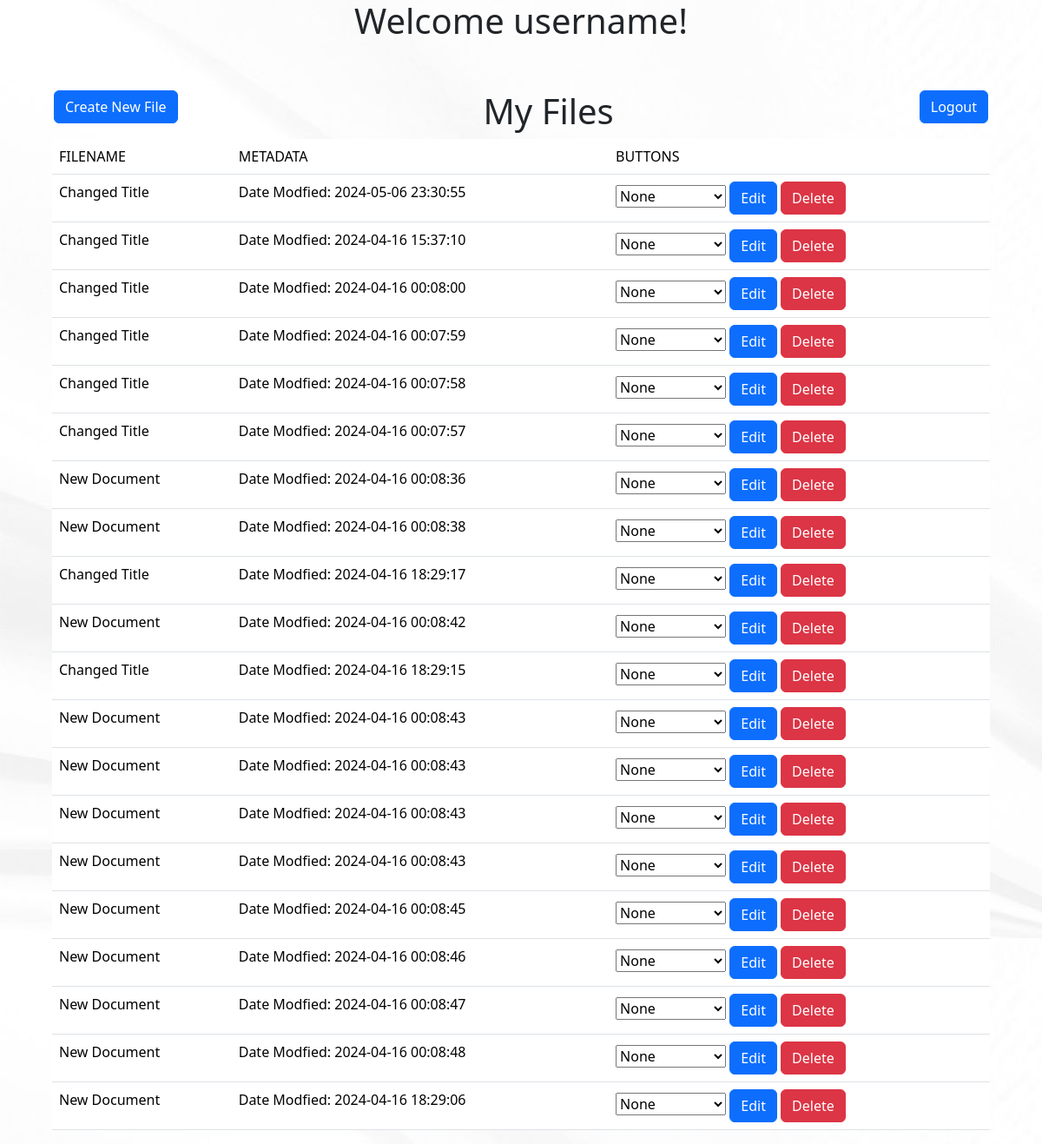
Page / (signed in) on the earlier database version.
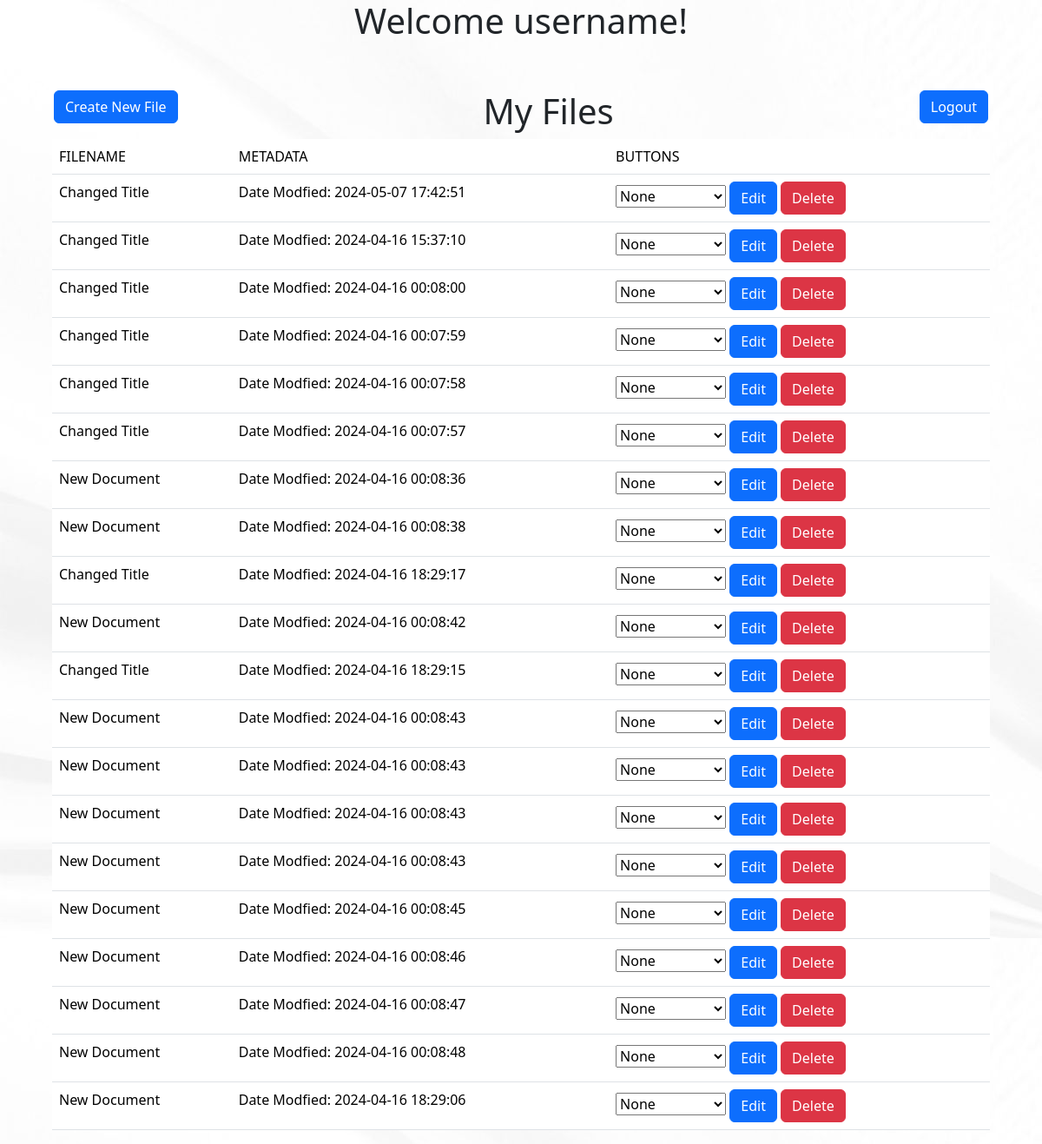
Same page on the later database version.
### NoteNinjabackend/models.py (models this page shows)
class Document(db.Model):
    id = db.Column(db.Integer, primary_key=True)
    data = db.Column(db.String(10000))
    date = db.Column(db.DateTime(timezone=True), default=func.now())
    name = db.Column(db.String(100))
    tag = db.Column(db.String(100))
    font = db.Column(db.String(100))
    font_size = db.Column(db.Integer)
    align = db.Column(db.String(100))
    user_id = db.Column(db.Integer, db.ForeignKey('user.id'))

### NoteNinjabackend/views.py (the view, shortened to what this page needs)
@views.route('/', methods=['GET', 'POST'])
@login_required
def home():
    data = request.form
    submitType = request.form.get("submitType")
    docID = request.form.get("docID")
    var = {"docID":docID}
    if request.method == "GET":
        return render_template("home.html", query=db.session.get(User,current_user.id).documents, user=db.session.get(User,current_user.id))

### NoteNinjabackend/__init__.py (called while the page is built)
def create_app():
    app = Flask(__name__)
    app.config['SECRET_KEY'] = 'kjdnfvpiubfpiv'
    app.config['SQLALCHEMY_DATABASE_URI'] = f'sqlite:///{DB_NAME}'
    db.init_app(app)
    from .views import views
    from .auth import auth
    app.register_blueprint(views, url_prefix='/')
    app.register_blueprint(auth, url_prefix='/')
    from .models import User, Document
    with app.app_context():
        create_database()
    login_manager = LoginManager()
    login_manager.login_view = 'auth.go'
    login_manager.init_app(app)
    @login_manager.user_loader
    def load_user(id):
        return User.query.get(int(id))
    return app

### NoteNinjabackend/templates/home.html (shortened to what this page needs)
<!DOCTYPE html>
<html lang="en">
<head>
    <link href="https://cdn.jsdelivr.net/npm/bootstrap@5.3.3/dist/css/bootstrap.min.css" rel="stylesheet">
</head>
<body background="{{ url_for('static',filename='resources/background.jpg') }}" style="width: 90%; align-items: center; margin-left: 5%;">
    <div class="title">
        <h1 style="text-align: center;">Welcome {{user.username}}!</h1>
    </div>
    <br><br>
    <form method="POST">
        <button class="btn btn-primary" style="float:left; margin-left: 2px;" name="submitType" value="create">Create New File</button>
    </form>
    <a href="/logout"class="btn btn-primary" style="float:right; margin-right: 2px;">Logout</a>
    <table class="table">
        <h1 style="text-align: center;">My Files</h1>
        <thead>
            <tr>
                <td>
                    FILENAME
                </td>
                <td>
                    METADATA
                </td>
                <td>
                    BUTTONS
                </td>
            </tr>
        </thead>
        <tbody>
            {% for Document in query %}
            <tr>
                <td>
                    {{Document.name}}
                </td>
                <td>
                    Date Modfied:
                    {{Document.date}}
                </td>
                <td>
                    <form method="POST">
                        <select id="tagBox">
                            <option disabled selected value="{{Document.tag}}">{{Document.tag}}</option>
                        </select>
                        <button type="submit" class="btn btn-primary" name="submitType" value="edit">Edit</button>
                        <button type="submit" class="btn btn-danger" name="submitType" value="delete">Delete</button>
                    </form>
                </td>
            </tr>
            {% endfor %}
        </tbody>
    </table>
</body>
</html>

Differences in the rows shown:
changed Document (number 1 of 20 on the later page): date "2024-05-06 23:30:55" → "2024-05-07 17:42:51"
